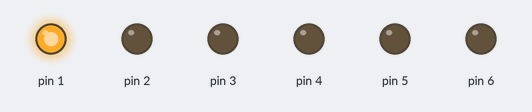
The sketch below on a simulated Arduino Uno, built with avr-gcc and run on an emulated ATmega328P. On the bench: output pins drawn as LEDs (lit = HIGH).

Above: at 0.1 s.
At 0.7 s:
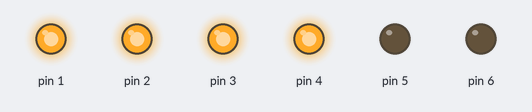
At 1.3 s:
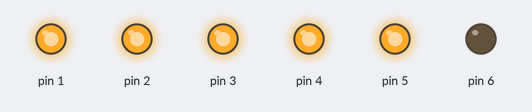
At 2.7 s:
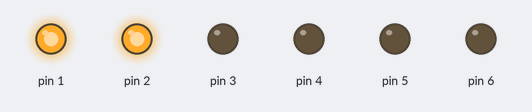
At 3.5 s:
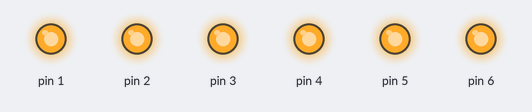
At 5.3 s:
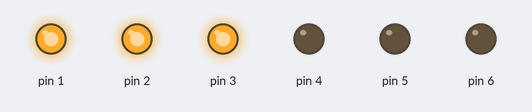
Timing chart, 0 to 5.6 s (numbered marks = the images above):
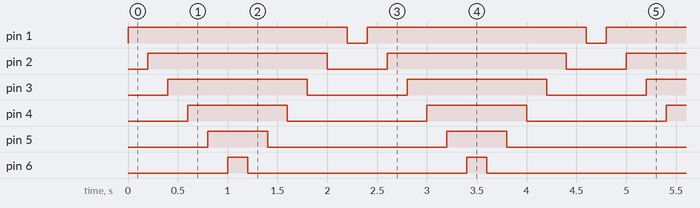

Measured:
- by itself, pin 1: alternates HIGH for 2.2 s and LOW for 0.20 s
- by itself, pin 2: alternates HIGH for 1.8 s and LOW for 0.60 s
- by itself, pin 3: alternates HIGH for 1.4 s and LOW for 1.0 s
- by itself, pin 4: alternates HIGH for 1.0 s and LOW for 1.4 s
- by itself, pin 5: alternates HIGH for 0.60 s and LOW for 1.8 s
- by itself, pin 6: alternates HIGH for 0.20 s and LOW for 2.2 s

The sketch:

_003_LED_6WaterLights.ino
```cpp
//define Led IO pin
int Led1 = 1;
int Led2 = 2;
int Led3 = 3;
int Led4 = 4;
int Led5 = 5;
int Led6 = 6;

//Led water light style 1
void style_1(void)
{
  unsigned char j;
  for(j=1; j <= 6; j++)
  {
    digitalWrite(j, HIGH);
    delay(200);
  }
  for(j=6; j >= 1; j--)
  {
    digitalWrite(j, LOW);
    delay(200);
  }
}

void setup()
{
  unsigned char i;
  for(i=1; i<=6; i++)//set pin 1~6 as output mode in order
    pinMode(i, OUTPUT);//set pin i as output mode
}

void loop()
{
  style_1(); //style 1
}
```
